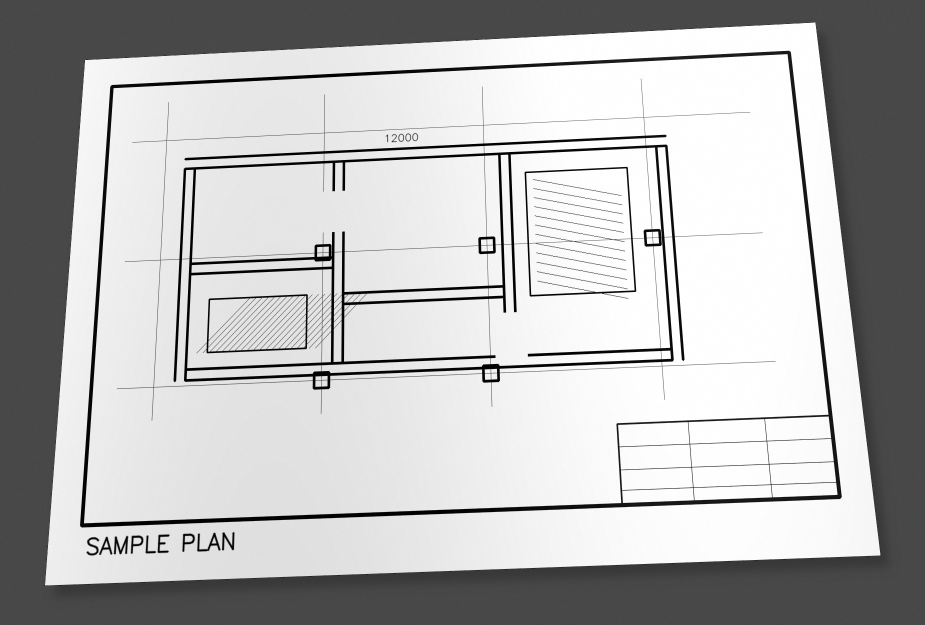
#> input picture cad_photo_to_dxf/samples/test.jpg, 1850 x 1250 px (shown at 1/2 size)
$ python -i primitive_axis_support_integrity.py   (imports and definitions only)
#> lines starting #> are read from the running program, lines starting #| are printed output that depends on the picture; after the words box and inside, x2 and y2 are one past the last pixel; in counts of white or black regions, pixels touching at a corner belong together
"""Raw-raster axis qualification for DEV Hough primitives.

The existing span gate intentionally tolerates small perpendicular offsets by
looking inside a blurred, stroke-width corridor.  That is useful for damaged
strokes, but a narrow hollow band can make the corridor look fully supported
while the claimed primitive axis itself is white.  This module keeps the
broad-corridor evidence and separately measures raw on-axis and paired-flank
evidence.  It never moves, splits, or creates geometry.
"""

from __future__ import annotations

from dataclasses import asdict, dataclass
from enum import Enum
import math
from typing import Any, Mapping, Sequence

import cv2
import numpy as np


class AxisSupportStatus(str, Enum):
    SUPPORTED = "PRIMITIVE_AXIS_SUPPORTED"
    REJECTED = "PRIMITIVE_AXIS_REJECTED"
    UNCERTAIN = "PRIMITIVE_AXIS_UNCERTAIN"


class AxisSupportReason(str, Enum):
    DIRECT_AXIS_SUPPORT = "DIRECT_AXIS_SUPPORT"
    SYMMETRIC_FLANK_WITH_CENTER_VOID = "SYMMETRIC_FLANK_WITH_CENTER_VOID"
    PERSISTENT_AXIS_SUPPORT_GAP = "PERSISTENT_AXIS_SUPPORT_GAP"
    POSSIBLE_PATTERNED_AXIS_SUPPORT = "POSSIBLE_PATTERNED_AXIS_SUPPORT"
    BROAD_SUPPORT_WITHOUT_AXIS_SUPPORT = "BROAD_SUPPORT_WITHOUT_AXIS_SUPPORT"
    NOISY_OR_DEGRADED_AXIS_SUPPORT = "NOISY_OR_DEGRADED_AXIS_SUPPORT"
    INSUFFICIENT_AXIS_EVIDENCE = "INSUFFICIENT_AXIS_EVIDENCE"


@dataclass(frozen=True)
class AxisSupportThresholds:
    """Generic normalized thresholds for the raw-raster axis profile."""

    supported_axis_fraction: float = 0.50
    supported_max_gap_fraction: float = 0.14
    symmetric_void_min_fraction: float = 0.58
    symmetric_void_max_axis_fraction: float = 0.30
    symmetric_void_min_broad_fraction: float = 0.78
    symmetric_void_min_flank_fraction: float = 0.62
    broad_without_axis_min_fraction: float = 0.72
    broad_without_axis_max_fraction: float = 0.42
    persistent_gap_min_fraction: float = 0.14
    material_gap_min_px: float = 3.0
    material_gap_min_span_fraction: float = 0.06


DEFAULT_AXIS_THRESHOLDS = AxisSupportThresholds()


@dataclass(frozen=True)
class AxisSample:
    sample_index: int
    t: float
    position_px: tuple[float, float]
    axis_darkness: float
    exact_axis_support: bool
    on_axis_direct_support: bool
    broad_corridor_support: bool
    left_flank_support: bool
    right_flank_support: bool
    left_flank_offset_px: float | None
    right_flank_offset_px: float | None
    symmetric_flank_support: bool
    center_void_with_symmetric_flanks: bool


@dataclass(frozen=True)
class AxisSupportRun:
    supported: bool
    start_index: int
    end_index: int
    start_t: float
    end_t: float
    length_px: float
    internal: bool


@dataclass(frozen=True)
class AxisSupportEvidence:
    length_px: float
    raw_otsu_threshold: float
    estimated_stroke_width_px: float
    broad_corridor_radius_px: int
    flank_search_radius_px: int
    sample_spacing_px: float
    exact_axis_support_fraction: float
    on_axis_direct_support_fraction: float
    broad_corridor_support_fraction: float
    left_flank_support_fraction: float
    right_flank_support_fraction: float
    symmetric_flank_support_fraction: float
    symmetric_flank_center_void_fraction: float
    center_to_flank_darkness_contrast: float
    median_left_flank_offset_px: float | None
    median_right_flank_offset_px: float | None
    longest_unsupported_axis_interval_px: float
    longest_unsupported_axis_interval_fraction: float
    unsupported_axis_interval_count: int
    material_unsupported_axis_interval_count: int
    repeated_gap_cadence: bool
    endpoint_axis_support: tuple[bool, bool]
    samples: tuple[AxisSample, ...]
    runs: tuple[AxisSupportRun, ...]


@dataclass(frozen=True)
class AxisSupportDecision:
    status: AxisSupportStatus
    reason: AxisSupportReason
    evidence: AxisSupportEvidence
    geometry_mutated: bool = False
    split_points_created: bool = False
    model_evidence_used: bool = False

    # [5 lines left out: function to_dict, not called in this run]


@dataclass(frozen=True)
class AxisRasterEvidence:
    """Image-level arrays shared by the cached DEV batch path."""

    gray: np.ndarray
    raw_ink: np.ndarray
    broad_ink: np.ndarray
    raw_otsu_threshold: float


def _point(value: Sequence[float]) -> tuple[float, float]:
    return float(value[0]), float(value[1])


def prepare_axis_raster_evidence(gray: np.ndarray) -> AxisRasterEvidence:
    if gray.ndim != 2 or gray.size == 0:
        raise ValueError("axis support requires a non-empty grayscale source")
    source = gray.astype(np.uint8, copy=False)
    raw_threshold, raw_ink = cv2.threshold(
        source, 0, 255, cv2.THRESH_BINARY_INV + cv2.THRESH_OTSU
    )
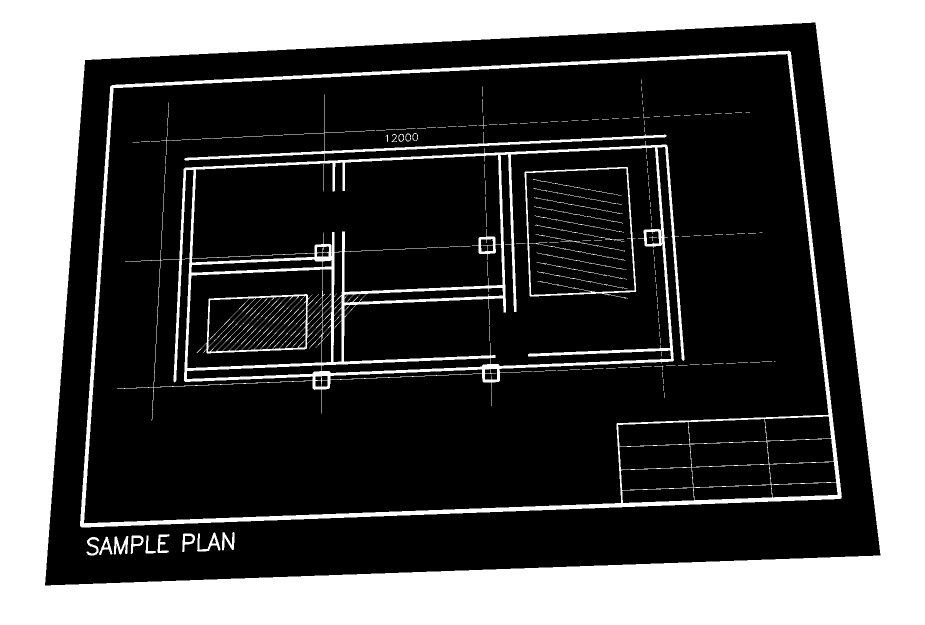
#> raw_ink: shape (1250, 1850) (shown at 1/2 size); 32.8% white; 199 white regions (125 under 20 px), largest, box (x1, y1, x2, y2) and area: (0, 0, 1850, 1250) 653785, (234, 189, 1369, 841) 53967, (160, 101, 1684, 1055) 39519
#> raw_threshold = 153
    broad_ink = cv2.threshold(
        cv2.GaussianBlur(source, (3, 3), 0),
        0,
        255,
        cv2.THRESH_BINARY_INV + cv2.THRESH_OTSU,
    )[1]
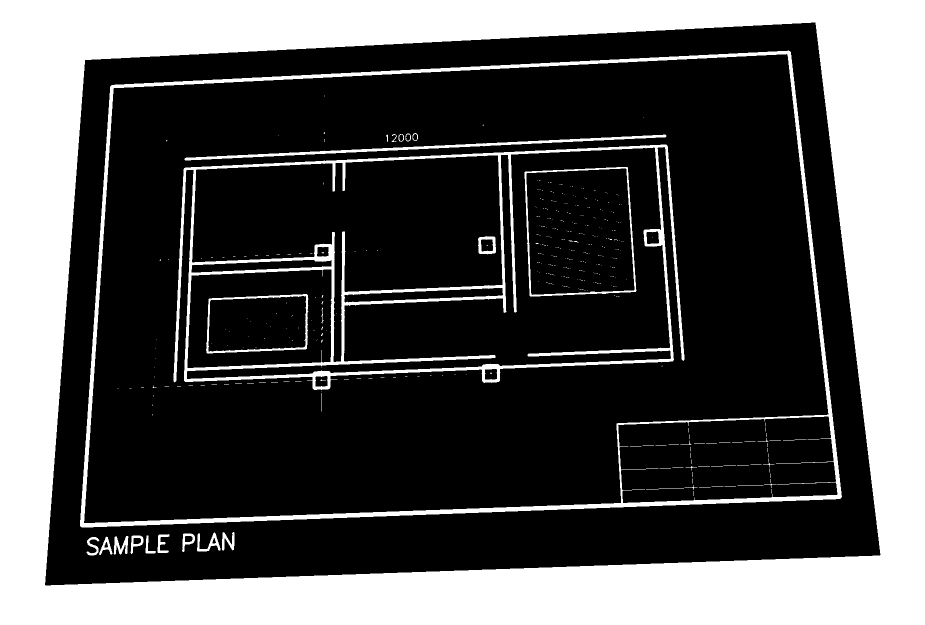
#> broad_ink: shape (1250, 1850) (shown at 1/2 size); 32.6% white; 389 white regions (336 under 20 px), largest, box (x1, y1, x2, y2) and area: (0, 0, 1850, 1250) 653792, (347, 289, 1369, 780) 43240, (160, 101, 1684, 1055) 39080
    return AxisRasterEvidence(
        gray=source,
        raw_ink=raw_ink,
        broad_ink=broad_ink,
        raw_otsu_threshold=round(float(raw_threshold), 4),
    )


# [96 lines left out: functions _sample_offsets, _nearest_run_width, _estimate_stroke_width, _support_runs, _repeated_gap_cadence, not called in this run]


def _median_or_none(values: Sequence[float]) -> float | None:
    return round(float(np.median(values)), 4) if values else None


# [235 lines left out: functions build_axis_support_profile_from_evidence, build_axis_support_profile, decision_from_axis_evidence, assess_primitive_axis, not called in this run]


__all__ = [
    "AxisRasterEvidence",
    "AxisSample",
    "AxisSupportDecision",
    "AxisSupportEvidence",
    "AxisSupportReason",
    "AxisSupportRun",
    "AxisSupportStatus",
    "AxisSupportThresholds",
    "DEFAULT_AXIS_THRESHOLDS",
    "assess_primitive_axis",
    "build_axis_support_profile",
    "build_axis_support_profile_from_evidence",
    "decision_from_axis_evidence",
    "prepare_axis_raster_evidence",
]

>>> import cv2
>>> picture = cv2.imread('../samples/test.jpg', cv2.IMREAD_GRAYSCALE)
>>> result = prepare_axis_raster_evidence(picture)
